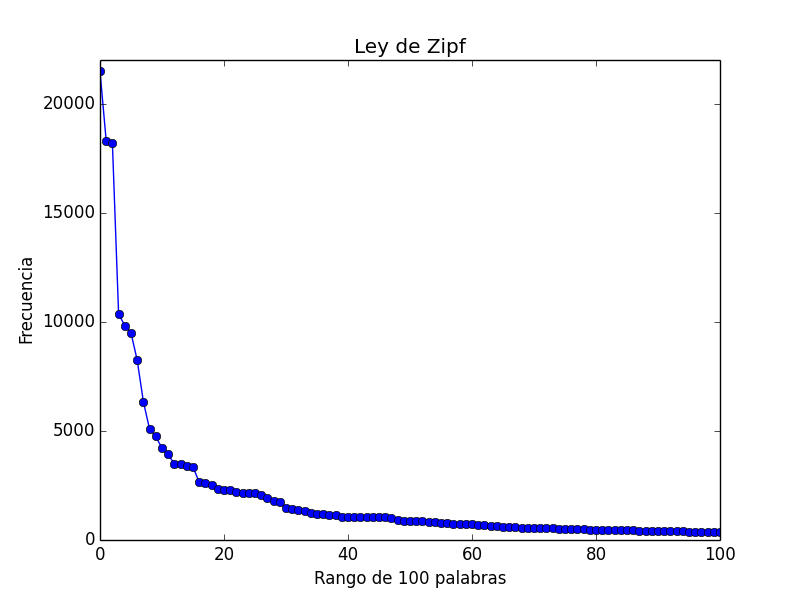

Python code for this plot:
# -*- coding: utf-8 -*-
# Primer programa de Procesamiento de Lenguaje Natural
# Programa que realiza:
#    * Quita los signos de puntuación del corpus
#    * Obtiene el stem de cada token del corpus
#    * Obtiene el número de tokens y tipos
#    * Obtiene el parámero Beta de la ley de Herdan
#    * Obtiene la gráfica con las estadísticas de la ley de Zipf
#    * Obtiene la curva de Zipf
# Por Jimenez Cruz Ricardo


import codecs
import sys
import re
import snowballstemmer
import matplotlib.pyplot as plt
import numpy as np
from operator import itemgetter
import math

reload(sys)
sys.setdefaultencoding('utf8')


NAME_FILE = 'quijote.txt'

# Función que sustituye caracteres especiales y sustituye acentos
def parser(line):
    line = line.replace(',','')
    line = line.replace('.','')
    line = line.replace(':','')
    line = line.replace(';','')
    line = line.replace('—','')
    line = line.replace('-','')
    line = line.replace('!','')
    line = line.replace('¡','')
    line = line.replace('¿','')
    line = line.replace('?','')
    line = line.replace('«','')
    line = line.replace('»','')
    line = line.replace('(','')
    line = line.replace(')','')
    line = line.replace('\'','')
    line = line.replace('\"','')
    line = line.replace('\n','')
    line = line.replace('á','a')
    line = line.replace('é','e')
    line = line.replace('í','i')
    line = line.replace('ó','o')
    line = line.replace('ú','u')
    line = line.replace('Á','A')
    line = line.replace('É','E')
    line = line.replace('Í','I')
    line = line.replace('Ó','O')
    line = line.replace('Ú','U')
    return line

# Función que sustituye caracteres especiales y no sustituye acentos
def parserRegex(line):
    line = line.replace('\n',' ')
    line = re.sub(u'[^a-zA-Z0-9áéíóúÁÉÍÓÚñÑ ]', '',line)
    return line

# Función que sustituye caracteres especiales y sí sustituye acentos
def parserRegexA(line):
    line = line.replace('á','a')
    line = line.replace('é','e')
    line = line.replace('í','i')
    line = line.replace('ó','o')
    line = line.replace('ú','u')
    line = line.replace('Á','A')
    line = line.replace('É','E')
    line = line.replace('Í','I')
    line = line.replace('Ó','O')
    line = line.replace('Ú','U')
    line = line.replace('\n',' ')
    line = re.sub(u'[^a-zA-Z0-9ñÑ ]', '',line)
    return line


def zetaRiemann(n):
    # a un valor entre 0 y 1
    a = 0.69
    r = 0
    for i in range(1,n+1):
        r += 1/pow(i,a)
    return r

def chartZipf(diccionario):

    fig, ax = plt.subplots()
    x = np.arange(0, len(diccionario), 1)
    y = sorted(diccionario.values(),reverse=True)

    ax.plot(x, y, marker='o')
        # Modificar los valores del segundo parametro para generar imagenes con un rango más o de menor amplitud
    ax.set_xlim((0, 100))
    ax.set_ylim((0, 22000))
    plt.title('Ley de Zipf')
    plt.xlabel('Rango de 100 palabras')
    plt.ylabel('Frecuencia')
    plt.savefig("zipf.png")


def curveChartZipf(diccionario):

    fig,ax = plt.subplots()
    x = []
    ylog = []
    y = sorted(diccionario.values(),reverse=True)
    for i in range(0,len(diccionario)):
        x.append(math.log10(i+1))
        ylog.append(math.log10(y[i]))
    ax.plot(x, ylog, marker='o')
    plt.title('Curva de Zipf')
    plt.xlabel('Logaritmo del rango')
    plt.ylabel('Logaritmo de la frecuencia')
    plt.savefig('curva_zipf.png')



print "Este programa genera archivos txt con los resultados"
print "Espere un momento ..."
quijote = codecs.open(NAME_FILE,'r',encoding='utf-8')

# Se crea un nuevo archivo
archivo = open('free_'+NAME_FILE,'w')
stemmer = snowballstemmer.stemmer('Spanish')


# Se hizo con la función parser
for line in quijote:
    archivo.write(parser(line))
quijote.close()
archivo.close()

archivo = codecs.open('free_'+NAME_FILE,'r',encoding='utf-8')
stemmer = snowballstemmer.stemmer('Spanish')
frecuencia = {}
herdan = {}
n_tokens = 0

for line in archivo:
    palabras = line.split()
    for palabra in palabras:
        n_tokens += 1
        original = palabra.lower()
        conteo = frecuencia.get(original,0)
        frecuencia[original] = conteo + 1
        conteo2 = herdan.get(stemmer.stemWord(original),0)
        herdan[stemmer.stemWord(original)] = conteo2 + 1

archivo.close()

print 'Total de tokens -> %d' % n_tokens
print 'Total de tipos  -> %d' % len(herdan)
print 'El parámetro Beta de la ley de Herdan por la relación Tipo - Token es: %.3f' % (math.log10(n_tokens)/math.log10(len(herdan)))


zipf = open('zipf.txt','w')
i=0
for key, value in reversed(sorted(frecuencia.items(), key = itemgetter(1))):
    i+=1
    rango = 'Rango -> %d' %i
    palabra = 'Palabra -> %s' %key
    repeticion = 'Aparece %d veces' %value
    frase = "%s %s %s \n" %(rango.ljust(20,' '), palabra.ljust(30,' '),repeticion.ljust(25,' '))
    zipf.write(frase)

zipf.close()



# Crea una imagen con la estadísticas de Zipf
chartZipf(frecuencia)
# Crea una image con la curva de Zip
curveChartZipf(frecuencia)

print 'Listo!'
